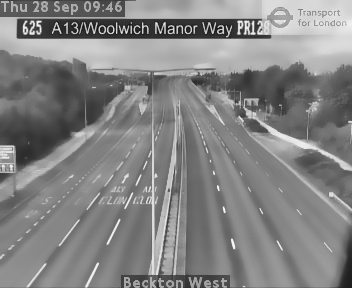
#> input picture Track and Trim Traffic/trafficCounter/backgrounds/625_bg.jpg, 352 x 288 px, found by its file name
$ python lane_detection.py   (older library calls are emulated)
#> lines starting #> are read from the running program, lines starting #| are printed output that depends on the picture; after the words box and inside, x2 and y2 are one past the last pixel; in counts of white or black regions, pixels touching at a corner belong together
#!/usr/bin/env python3
# -*- coding: utf-8 -*-


import cv2
import numpy as np
import os

# get working directory
loc = os.path.abspath('')

# import image for detecting lane edges
img = cv2.imread(loc+"/trafficCounter/backgrounds/625_bg.jpg",0)
#> img is the input picture: shape (288, 352); min 16, max 248, mean 131.6

kernel = np.ones((5,5),np.uint8)
#Removing noise from image
blur = cv2.bilateralFilter(img, 11, 3, 3)
edges = cv2.Canny(img, 0, 820)
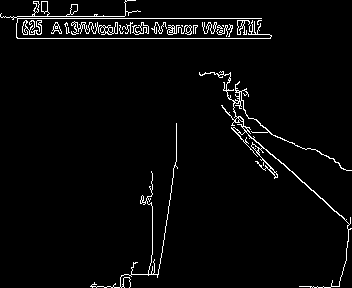
#> edges: shape (288, 352); 3.3% white in thin lines or dots
edges2 = cv2.Canny(img, 0, 800)
#> edges2: shape (288, 352); 3.3% white in thin lines or dots

# get difference between edges
diff = cv2.absdiff(edges, cv2.convertScaleAbs(edges2))
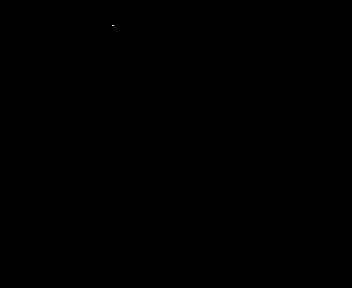
#> diff: shape (288, 352); 0% white in thin lines or dots, all inside (x1, y1, x2, y2) = (112, 25, 114, 26)

laplacian = cv2.Laplacian(diff, cv2.CV_8UC1)
#> laplacian: shape (288, 352); 0.01% white in thin lines or dots, all inside (x1, y1, x2, y2) = (111, 24, 115, 27)

# Do a dilation and erosion to accentuate the triangle shape
dilated = cv2.dilate(laplacian, kernel, iterations = 2)
#> dilated: shape (288, 352); 0.13% white; 1 white region, box (x1, y1, x2, y2) and area: (107, 20, 119, 31) 128
erosion = cv2.erode(dilated,kernel,iterations = 3)
#> erosion: shape (288, 352); every value is 0

# show erosion output to user
cv2.imshow("ero", erosion)
cv2.waitKey(0)

# find contours
im2, contours, hierarchy =  cv2.findContours(erosion,cv2.RETR_TREE,cv2.CHAIN_APPROX_SIMPLE)
#> contours = []

#keep 10 largest contours
cnts = sorted(contours, key = cv2.contourArea, reverse = True)[:10]
#> cnts = []
screenCnt = None

for c in cnts:
    # approximate the contour
    peri = cv2.arcLength(c, True)
    approx = cv2.approxPolyDP(c, 0.05 * peri, True)
    # if our approximated contour has three points, then
    # it must be the road markings
    if len(approx) == 4:
        screenCnt = approx
        break
#> this loop made 0 passes
#> (the run stopped early here; a loop or call above may not have finished)

$ run again, with Track and Trim Traffic/trafficCounter/backgrounds/815_bg.jpg copied over Track and Trim Traffic/trafficCounter/backgrounds/625_bg.jpg
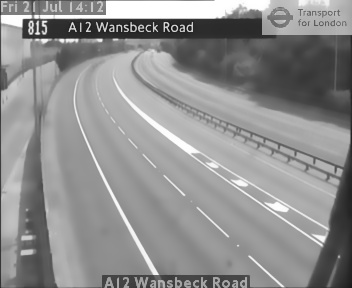
#> input picture Track and Trim Traffic/trafficCounter/backgrounds/815_bg.jpg, 352 x 288 px, found by its file name
#> img is the input picture: shape (288, 352); min 16, max 255, mean 143.3
#> `edges = cv2.Canny(img, 0, 820)`:
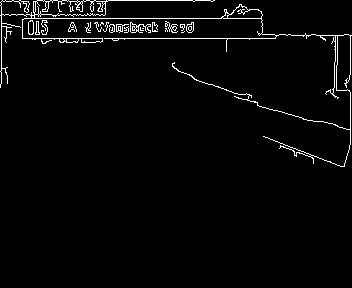
#> edges: shape (288, 352); 2.8% white in thin lines or dots, all inside (x1, y1, x2, y2) = (0, 0, 352, 167)
#> edges2: shape (288, 352); 3.3% white in thin lines or dots
#> diff: shape (288, 352); 0.56% white in thin lines or dots, all inside (x1, y1, x2, y2) = (73, 22, 164, 276)
#> laplacian: shape (288, 352); 0.78% white in thin lines or dots, all inside (x1, y1, x2, y2) = (72, 21, 165, 277)
#> `dilated = cv2.dilate(laplacian, kernel, iterations = 2)`:
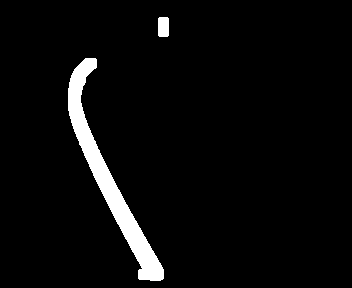
#> dilated: shape (288, 352); 4.2% white; 2 white regions, box (x1, y1, x2, y2) and area: (68, 58, 164, 281) 4074, (158, 17, 169, 37) 216
#> erosion: shape (288, 352); 0.21% white; 17 white regions (16 under 20 px)
#> contours = 17 contours, 16 with area under 20; largest, box (x1, y1, x2, y2) and area: (112, 195, 157, 274) 104
#> cnts = 10 contours, 9 with area under 20; largest, box (x1, y1, x2, y2) and area: (112, 195, 157, 274) 104
#> the loop `for c in cnts:` made 10 passes
#> (peri, approx) on passes 1 to 8: (197.1, [[112, 195], [156, 273]]), (0, [[111, 193]]), (0, [[110, 191]]), (0, [[109, 189]]), (0, [[108, 187]]), (0, [[107, 185]]), (0, [[106, 183]]), (0, [[105, 181]])
#> img: shape (288, 352); 0.01% of pixels changed, all inside (x1, y1, x2, y2) = (101, 175, 106, 180)
